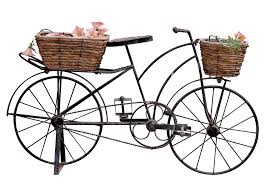
#> input picture images (2).jpg, 275 x 183 px
$ python main.py
#> lines starting #> are read from the running program, lines starting #| are printed output that depends on the picture
from PIL import Image
from PIL import ImageFilter
class ImageEditor():
    def __init__(self, filename):
        self.filename = filename
        self.original = None
        self.changed = list()
    def open(self):
        try:
            self.original = Image.open(self.filename)
#> self.original is the input picture: PIL image 275x183 RGB; mean R, G, B 215.5, 212, 210.6
        except:
            print("Файл не знайдений!")
        self.original.show()
    def do_left(self):
        rotated = self.original.transpose(Image.FLIP_LEFT_RIGHT)
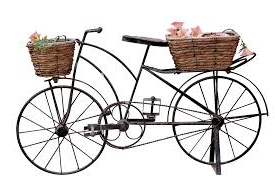
#> rotated: PIL image 275x183 RGB; mean R, G, B 215.5, 212, 210.6
        self.changed.append(rotated)
        temp_filename = self.filename.split(".")
        new_filename = temp_filename[0]+str(len(self.changed)) + ".jpg"
#> new_filename = 'images (2)1.jpg'
        rotated.save(new_filename)
    def do_cropped(self):
        box = (250, 100, 600, 400)
        cropped = self.original.crop(box)
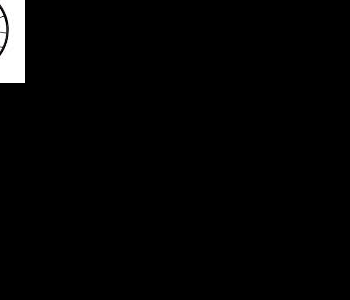
#> cropped: PIL image 350x300 RGB; mean R, G, B 4.7, 4.7, 4.7
        self.changed.append(cropped)
        temp_filename = self.filename.split(".")
        new_filename = temp_filename[0] + str(len(self.changed)) + ".jpg"
#> new_filename = 'images (2)2.jpg'
        cropped.save(new_filename)
MyImage = ImageEditor("images (2).jpg")
MyImage.open()
MyImage.do_left()
MyImage.do_cropped()
for im in MyImage.changed:
    im.show()
#> this loop made 2 passes
